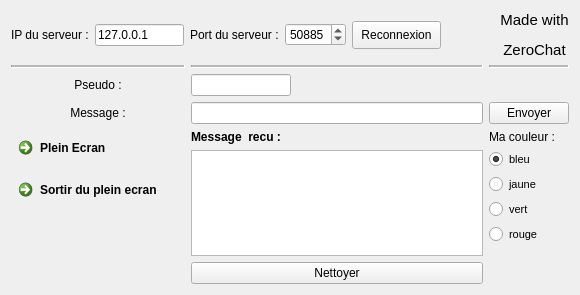
     <widget class="QWidget" name="tab_connexion">
      <attribute name="title">
       <string>connexion</string>
      </attribute>
      <layout class="QVBoxLayout" name="verticalLayout_4">
       <item>
        <layout class="QHBoxLayout" name="horizontalLayout_3">
         <item>
          <widget class="QLabel" name="label_8">
           <property name="text">
            <string>IP du serveur :</string>
           </property>
          </widget>
         </item>
         <item>
          <widget class="QLineEdit" name="serveurIP">
           <property name="maximumSize">
            <size>
             <width>89</width>
             <height>16777215</height>
            </size>
           </property>
           <property name="text">
            <string>127.0.0.1</string>
           </property>
          </widget>
         </item>
         <item>
          <widget class="QLabel" name="label_9">
           <property name="text">
            <string>Port du serveur :</string>
           </property>
          </widget>
         </item>
         <item>
          <widget class="QSpinBox" name="serveurPort">
           <property name="minimumSize">
            <size>
             <width>60</width>
             <height>0</height>
            </size>
           </property>
           <property name="minimum">
            <number>1024</number>
           </property>
           <property name="maximum">
            <number>65535</number>
           </property>
           <property name="value">
            <number>50885</number>
           </property>
          </widget>
         </item>
         <item>
          <widget class="QPushButton" name="boutonConnexion">
           <property name="maximumSize">
            <size>
             <width>16777215</width>
             <height>16777215</height>
            </size>
           </property>
           <property name="styleSheet">
            <string notr="true">QPushButton{padding: 6px 8px;}</string>
           </property>
           <property name="text">
            <string>Reconnexion</string>
           </property>
          </widget>
         </item>
         <item>
          <spacer name="horizontalSpacer_6">
           <property name="orientation">
            <enum>Qt::Horizontal</enum>
           </property>
           <property name="sizeHint" stdset="0">
            <size>
             <width>40</width>
             <height>20</height>
            </size>
           </property>
          </spacer>
         </item>
         <item>
          <widget class="QLabel" name="label_7">
           <property name="maximumSize">
            <size>
             <width>57</width>
             <height>16777215</height>
            </size>
           </property>
           <property name="pixmap">
            <pixmap>chat.png</pixmap>
           </property>
          </widget>
         </item>
         <item>
          <widget class="QLabel" name="label_10">
           <property name="font">
            <font>
             <pointsize>11</pointsize>
             <weight>50</weight>
             <bold>false</bold>
            </font>
           </property>
           <property name="text">
            <string>&lt;html&gt;&lt;head/&gt;&lt;body&gt;&lt;p&gt;Made with&lt;/p&gt;&lt;p&gt;ZeroChat&lt;/p&gt;&lt;/body&gt;&lt;/html&gt;</string>
           </property>
           <property name="alignment">
            <set>Qt::AlignCenter</set>
           </property>
          </widget>
         </item>
        </layout>
       </item>
       <item>
        <layout class="QGridLayout" name="gridLayout_4">
         <item row="2" column="1">
          <widget class="QLineEdit" name="message"/>
         </item>
         <item row="2" column="2">
          <widget class="QPushButton" name="boutonEnvoyer">
           <property name="text">
            <string>Envoyer</string>
           </property>
           <property name="icon">
            <iconset>
             <normaloff>chat.png</normaloff>chat.png</iconset>
           </property>
          </widget>
         </item>
         <item row="4" column="2">
          <layout class="QVBoxLayout" name="verticalLayout">
           <item>
            <widget class="QLabel" name="label_32">
             <property name="text">
              <string>&lt;html&gt;&lt;head/&gt;&lt;body&gt;&lt;p&gt;&lt;span style=&quot; font-size:9pt;&quot;&gt;Ma couleur :&lt;/span&gt;&lt;/p&gt;&lt;/body&gt;&lt;/html&gt;</string>
             </property>
            </widget>
           </item>
           <item>
            <widget class="QRadioButton" name="radioButton_bleu">
             <property name="font">
              <font>
               <pointsize>8</pointsize>
              </font>
             </property>
             <property name="text">
              <string>bleu</string>
             </property>
             <property name="checked">
              <bool>true</bool>
             </property>
            </widget>
           </item>
           <item>
            <widget class="QRadioButton" name="radioButton_jaune">
             <property name="font">
              <font>
               <pointsize>8</pointsize>
              </font>
             </property>
             <property name="text">
              <string>jaune</string>
             </property>
             <property name="checked">
              <bool>false</bool>
             </property>
            </widget>
           </item>
           <item>
            <widget class="QRadioButton" name="radioButton_vert">
             <property name="minimumSize">
              <size>
               <width>12</width>
               <height>0</height>
              </size>
             </property>
             <property name="font">
              <font>
               <pointsize>8</pointsize>
              </font>
             </property>
             <property name="text">
              <string>vert</string>
             </property>
            </widget>
           </item>
           <item>
            <widget class="QRadioButton" name="radioButton_rouge">
             <property name="font">
              <font>
               <pointsize>8</pointsize>
              </font>
             </property>
             <property name="text">
              <string>rouge</string>
             </property>
            </widget>
           </item>
           <item>
            <spacer name="verticalSpacer">
             <property name="orientation">
              <enum>Qt::Vertical</enum>
             </property>
             <property name="sizeHint" stdset="0">
              <size>
               <width>20</width>
               <height>40</height>
              </size>
             </property>
            </spacer>
           </item>
          </layout>
         </item>
         <item row="2" column="0">
          <widget class="QLabel" name="label_4">
           <property name="text">
            <string>Message :</string>
           </property>
           <property name="alignment">
            <set>Qt::AlignCenter</set>
           </property>
          </widget>
         </item>
         <item row="1" column="1">
          <widget class="QLineEdit" name="pseudo">
           <property name="maximumSize">
            <size>
             <width>100</width>
             <height>16777215</height>
            </size>
           </property>
          </widget>
         </item>
         <item row="1" column="0">
          <widget class="QLabel" name="label_3">
           <property name="text">
            <string>Pseudo :</string>
           </property>
           <property name="alignment">
            <set>Qt::AlignCenter</set>
           </property>
          </widget>
         </item>
         <item row="4" column="1">
          <layout class="QVBoxLayout" name="verticalLayout_3">
           <item>
            <widget class="QLabel" name="label_29">
             <property name="font">
              <font>
               <pointsize>9</pointsize>
               <weight>75</weight>
               <bold>true</bold>
              </font>
             </property>
             <property name="midLineWidth">
              <number>4</number>
             </property>
             <property name="text">
              <string>Message  recu :      </string>
             </property>
             <property name="alignment">
              <set>Qt::AlignLeading|Qt::AlignLeft|Qt::AlignVCenter</set>
             </property>
            </widget>
           </item>
           <item>
            <widget class="QTextEdit" name="listeMessages">
             <property name="minimumSize">
              <size>
               <width>0</width>
               <height>0</height>
              </size>
             </property>
             <property name="maximumSize">
              <size>
               <width>1000</width>
               <height>16777215</height>
              </size>
             </property>
             <property name="sizeIncrement">
              <size>
               <width>13</width>
               <height>0</height>
              </size>
             </property>
             <property name="horizontalScrollBarPolicy">
              <enum>Qt::ScrollBarAsNeeded</enum>
             </property>
             <property name="sizeAdjustPolicy">
              <enum>QAbstractScrollArea::AdjustToContentsOnFirstShow</enum>
             </property>
             <property name="tabChangesFocus">
              <bool>false</bool>
             </property>
             <property name="readOnly">
              <bool>true</bool>
             </property>
             <property name="tabStopWidth">
              <number>80</number>
             </property>
            </widget>
           </item>
           <item>
            <widget class="QPushButton" name="boutonNettoyer">
             <property name="text">
              <string>Nettoyer</string>
             </property>
             <property name="icon">
              <iconset>
               <normaloff>nettoyer.png</normaloff>nettoyer.png</iconset>
             </property>
            </widget>
           </item>
          </layout>
         </item>
         <item row="0" column="0">
          <widget class="Line" name="line">
           <property name="lineWidth">
            <number>1</number>
           </property>
           <property name="midLineWidth">
            <number>2</number>
           </property>
           <property name="orientation">
            <enum>Qt::Horizontal</enum>
           </property>
          </widget>
         </item>
         <item row="0" column="1">
          <widget class="Line" name="line_2">
           <property name="midLineWidth">
            <number>2</number>
           </property>
           <property name="orientation">
            <enum>Qt::Horizontal</enum>
           </property>
          </widget>
         </item>
         <item row="0" column="2">
          <widget class="Line" name="line_3">
           <property name="font">
            <font>
             <kerning>true</kerning>
            </font>
           </property>
           <property name="frameShadow">
            <enum>QFrame::Sunken</enum>
           </property>
           <property name="midLineWidth">
            <number>2</number>
           </property>
           <property name="orientation">
            <enum>Qt::Horizontal</enum>
           </property>
          </widget>
         </item>
         <item row="4" column="0">
          <layout class="QVBoxLayout" name="verticalLayout_8">
           <item>
            <widget class="QCommandLinkButton" name="pleinecran">
             <property name="minimumSize">
              <size>
               <width>174</width>
               <height>0</height>
              </size>
             </property>
             <property name="text">
              <string>Plein Ecran</string>
             </property>
            </widget>
           </item>
           <item>
            <widget class="QCommandLinkButton" name="sortirpleinecran">
             <property name="text">
              <string>Sortir du plein ecran</string>
             </property>
            </widget>
           </item>
           <item>
            <spacer name="verticalSpacer_11">
             <property name="orientation">
              <enum>Qt::Vertical</enum>
             </property>
             <property name="sizeHint" stdset="0">
              <size>
               <width>20</width>
               <height>40</height>
              </size>
             </property>
            </spacer>
           </item>
          </layout>
         </item>
        </layout>
       </item>
      </layout>
     </widget>
